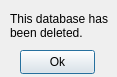
<?xml version="1.0" encoding="UTF-8"?>
<ui version="4.0">
 <class>HistErr</class>
 <widget class="QDialog" name="HistErr">
  <property name="geometry">
   <rect>
    <x>0</x>
    <y>0</y>
    <width>117</width>
    <height>77</height>
   </rect>
  </property>
  <property name="windowTitle">
   <string>Not found</string>
  </property>
  <widget class="QLabel" name="label">
   <property name="geometry">
    <rect>
     <x>10</x>
     <y>10</y>
     <width>101</width>
     <height>31</height>
    </rect>
   </property>
   <property name="text">
    <string>This database has been deleted.</string>
   </property>
   <property name="wordWrap">
    <bool>true</bool>
   </property>
  </widget>
  <widget class="QPushButton" name="pushButton">
   <property name="geometry">
    <rect>
     <x>20</x>
     <y>50</y>
     <width>75</width>
     <height>24</height>
    </rect>
   </property>
   <property name="text">
    <string>Ok</string>
   </property>
  </widget>
 </widget>
 <resources/>
 <connections>
  <connection>
   <sender>pushButton</sender>
   <signal>clicked()</signal>
   <receiver>HistErr</receiver>
   <slot>hide()</slot>
   <hints>
    <hint type="sourcelabel">
     <x>58</x>
     <y>56</y>
    </hint>
    <hint type="destinationlabel">
     <x>114</x>
     <y>54</y>
    </hint>
   </hints>
  </connection>
 </connections>
</ui>
